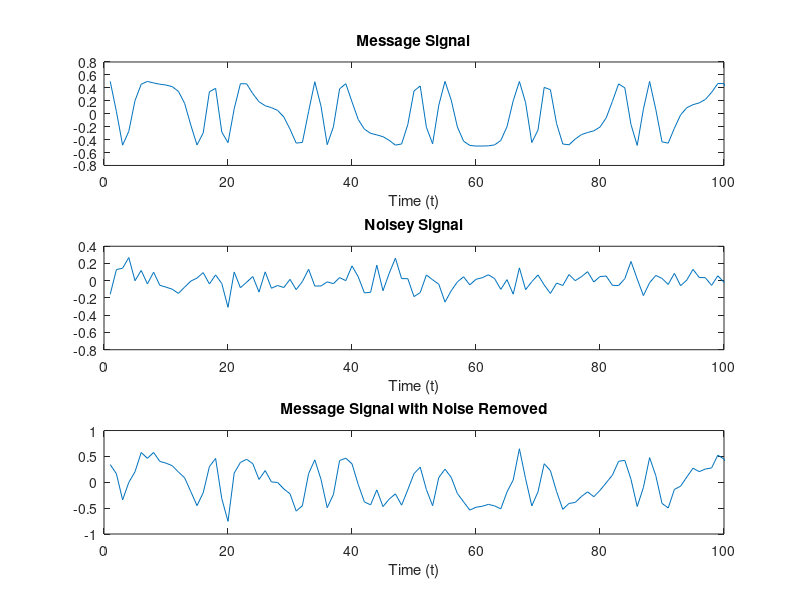

Write MATLAB code to recreate this figure.
%ECOMMS Lab Project 1 Example
%S. Mandayam, Rowan University
%This program generates a 1-second duration
%Asharp signal (466.16 Hz) with a specified SNR
%Specify SNR
snr=10;
Ac = 0.5;
fm = 466.16;
fc = 1000;
b = 2; 

%Generate Asharp signal
t=(0:1/8e3:1.0)';
%s = Ac*sin(2*pi*fm*t); % Signal 1
%s = Ac.*(1 + cos(2.*pi.*fm.*t)).*cos(2.*pi.*fc.*t); % Signal 2  
s = Ac.*cos(2.*pi.*fc.*t + b.*sin(2.*pi.*fm.*t)); % Signal 3 
%sound(s);

%Compute signal variance
var_s = cov(s);

%Calculate required noise variance
var_noise=var_s/(10^(snr/10));

%Generate noise
n=sqrt(var_noise)*randn(length(s),1);
%sound(n);

%Add signal to noise and generate message
m=s+n;
sound(m);

subplot(3,1,1)
plot(s)
title('Message Signal')
xlabel('Time (t)')
xlim([0 100])

subplot(3,1,2)
plot(n)
title('Noisey Signal')
xlabel('Time (t)')
xlim([0 100])

subplot(3,1,3)
plot(m)
title('Message Signal with Noise Removed')
xlabel('Time (t)')
xlim([0 100])